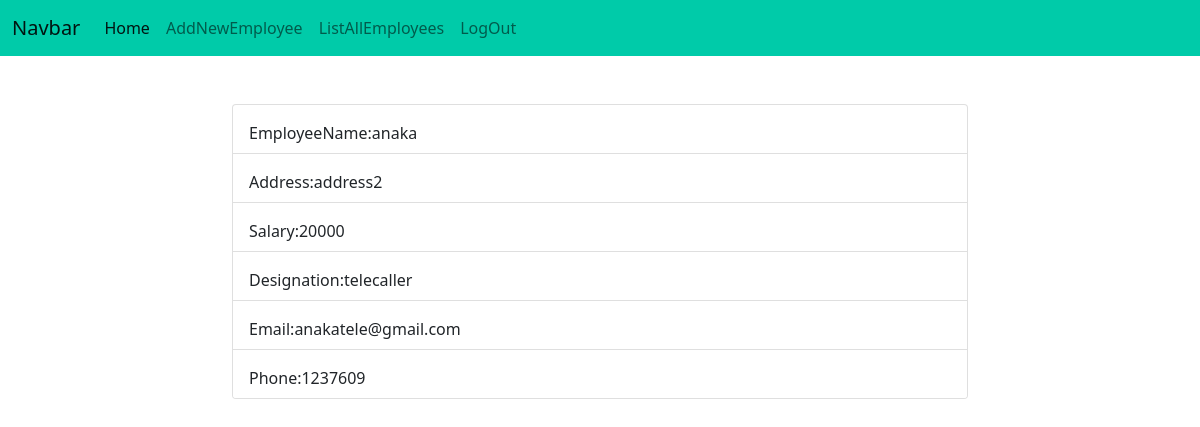
Screenshot of /employees/details/4 with the database file from the repository.
### employees/models.py (models this page shows, shortened)
class Employees(models.Model):
    emp_name=models.CharField(max_length=120)
    options=(("ceo","ceo"),
             ("admin","admin"),
             ("hr","hr"),
             ("telecaller","telecaller"),
             ("faculty","faculty"),
             ("seo","seo"))
    designation=models.CharField(max_length=120,choices=options,null=True,default="hr")
    salary=models.PositiveIntegerField()
    address=models.CharField(max_length=120)
    email=models.CharField(max_length=120,unique=True)
    phone=models.CharField(max_length=15,unique=True)
    is_active=models.BooleanField(default=True,null=True)

### employees/views.py (the view)
# urls.py: path("details/<int:id>",views.employee_detail,name="empdetails"),
def employee_detail(request,id):
    employee=Employees.objects.get(id=id)
    context={"employee":employee}
    return render(request,"detail_emp.html",context)

### employees/templates/detail_emp.html
{%extends 'base.html'%}
{%block body_block%}
<div class="row mt-5">
    <div class="col-2"></div>
    <div class="col-8">
        <div class="card" style="width: 100%;">
            <ul class="list-group list-group-flush">
                <li class="list-group-item mt-2">EmployeeName:{{employee.emp_name}}</li>
                <li class="list-group-item mt-2">Address:{{employee.address}}</li>
                <li class="list-group-item mt-2">Salary:{{employee.salary}}</li>
                <li class="list-group-item mt-2">Designation:{{employee.designation}}</li>
                <li class="list-group-item mt-2">Email:{{employee.email}}</li>
                <li class="list-group-item mt-2">Phone:{{employee.phone}}</li>
            </ul>
        </div>
    </div>
    <div class="col-2"></div>
</div>
{%endblock%}

### rows the page displays
Employees: emp_name "anaka", address "address2", salary "20000", designation "telecaller", email "anakatele@gmail.com", phone "1237609"
